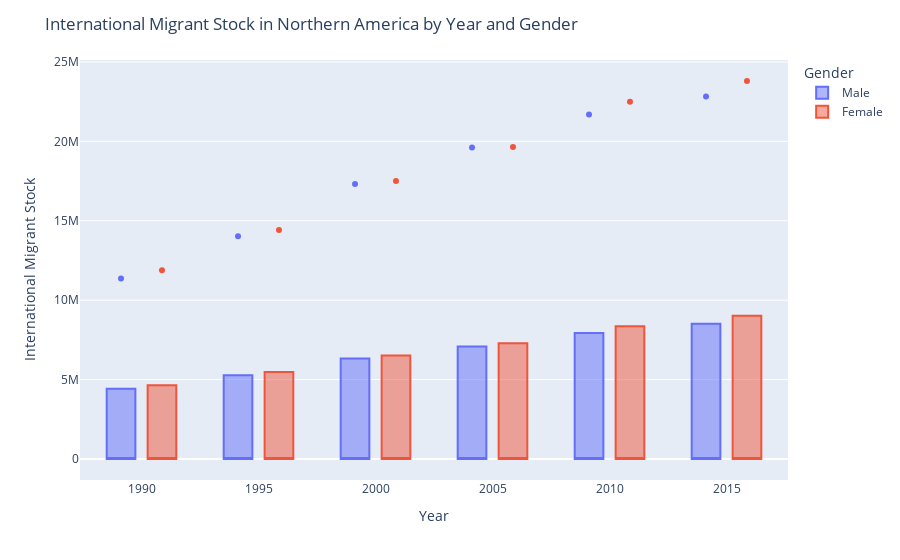

Notebook code cell kept with this figure:
### Code cell
# Boxplot for Northern_America
fig = px.box(Northern_America, x="Year", y="International Migrant Stock", color="Gender",
            hover_data=["Destination"]) # add Destination column to hover data
fig.update_layout(title_text="International Migrant Stock in Northern America by Year and Gender")
fig.show()

### Figure 1 — Plotly figure (JSON) as saved in the notebook; plotly's stock layout.template omitted (floating-point values rounded to 4 significant figures)
{"data": [{"alignmentgroup": "True", "customdata": [["Bermuda"], ["Canada"], ["Greenland"], ["Saint Pierre and Miquelon"], ["United States of America"], ["Bermuda"], ["Canada"], ["Greenland"], ["Saint Pierre and Miquelon"], ["United States of America"], ["Bermuda"], ["Canada"], ["Greenland"], ["Saint Pierre and Miquelon"], ["United States of America"], ["Bermuda"], ["Canada"], ["Greenland"], ["Saint Pierre and Miquelon"], ["United States of America"], ["Bermuda"], ["Canada"], ["Greenland"], ["Saint Pierre and Miquelon"], ["United States of America"], ["Bermuda"], ["Canada"], ["Greenland"], ["Saint Pierre and Miquelon"], ["United States of America"]], "hovertemplate": "Gender=Male<br>Year=%{x}<br>International Migrant Stock=%{y}<br>Destination=%{customdata[0]}<extra></extra>", "legendgroup": "Male", "marker": {"color": "#636efa"}, "name": "Male", "notched": false, "offsetgroup": "Male", "orientation": "v", "showlegend": true, "type": "box", "x": ["1990", "1990", "1990", "1990", "1990", "1995", "1995", "1995", "1995", "1995", "2000", "2000", "2000", "2000", "2000", "2005", "2005", "2005", "2005", "2005", "2010", "2010", "2010", "2010", "2010", "2015", "2015", "2015", "2015", "2015"], "x0": " ", "xaxis": "x", "y": [7557, 2109652, 6565, 560, 11372985, 8044, 2356105, 5011, 682, 14032159, 8531, 2659135, 4723, 756, 17310785, 8866, 2915838, 4549, 597, 19614878, 9202, 3356211, 4210, 531, 21694169, 9336, 3748267, 3951, 516, 22824307], "y0": " ", "yaxis": "y"}, {"alignmentgroup": "True", "customdata": [["Bermuda"], ["Canada"], ["Greenland"], ["Saint Pierre and Miquelon"], ["United States of America"], ["Bermuda"], ["Canada"], ["Greenland"], ["Saint Pierre and Miquelon"], ["United States of America"], ["Bermuda"], ["Canada"], ["Greenland"], ["Saint Pierre and Miquelon"], ["United States of America"], ["Bermuda"], ["Canada"], ["Greenland"], ["Saint Pierre and Miquelon"], ["United States of America"], ["Bermuda"], ["Canada"], ["Greenland"], ["Saint Pierre and Miquelon"], ["United States of America"], ["Bermuda"], ["Canada"], ["Greenland"], ["Saint Pierre and Miquelon"], ["United States of America"]], "hovertemplate": "Gender=Female<br>Year=%{x}<br>International Migrant Stock=%{y}<br>Destination=%{customdata[0]}<extra></extra>", "legendgroup": "Female", "marker": {"color": "#EF553B"}, "name": "Female", "notched": false, "offsetgroup": "Female", "orientation": "v", "showlegend": true, "type": "box", "x": ["1990", "1990", "1990", "1990", "1990", "1995", "1995", "1995", "1995", "1995", "2000", "2000", "2000", "2000", "2000", "2005", "2005", "2005", "2005", "2005", "2010", "2010", "2010", "2010", "2010", "2015", "2015", "2015", "2015", "2015"], "x0": " ", "xaxis": "x", "y": [8126, 2223666, 2851, 539, 11878041, 8632, 2508673, 2309, 638, 14418894, 9137, 2852779, 2032, 702, 17503268, 9410, 3163147, 2137, 550, 19643415, 9682, 3655015, 2016, 486, 22489474, 9790, 4087235, 2058, 470, 23802795], "y0": " ", "yaxis": "y"}], "layout": {"boxmode": "group", "legend": {"title": {"text": "Gender"}, "tracegroupgap": 0}, "margin": {"t": 60}, "title": {"text": "International Migrant Stock in Northern America by Year and Gender"}, "xaxis": {"anchor": "y", "domain": [0, 1], "title": {"text": "Year"}}, "yaxis": {"anchor": "x", "domain": [0, 1], "title": {"text": "International Migrant Stock"}}}}
